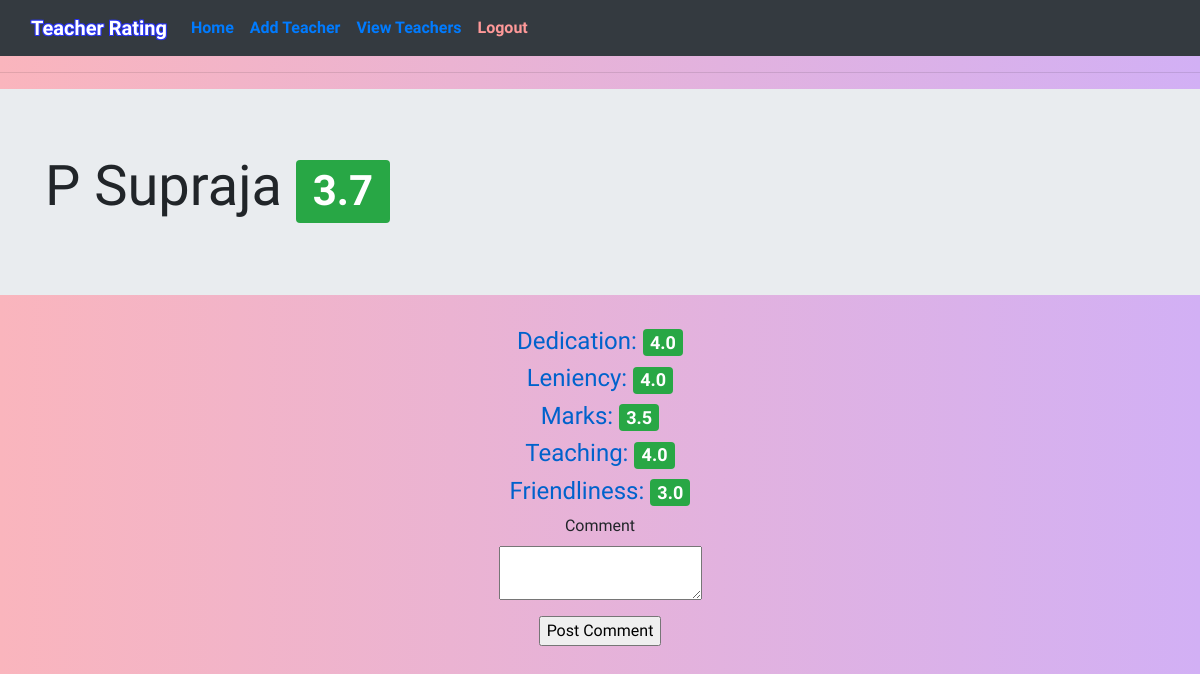
Page /teacher/1 (signed in) on the committed database.
### app/models.py (models this page shows, shortened)
class Teacher(db.Model):
    id = db.Column(db.Integer, primary_key=True)
    first_name = db.Column(db.String(64), index=True)
    last_name = db.Column(db.String(64), index=True)
    dept = db.Column(db.String(64), index=True)
    overall_score = db.Column(db.Float, default=0.0)
    dedication_score = db.Column(db.Float, default=0.0)
    leniency_score = db.Column(db.Float, default=0.0)
    marks_score = db.Column(db.Float, default=0.0)
    teaching_score = db.Column(db.Float, default=0.0)
    friendliness_score = db.Column(db.Float, default=0.0)
    created_at = db.Column(db.DateTime, index=True, default=datetime.utcnow)
    created_by = db.Column(db.Integer, db.ForeignKey('user.id'))

### app/routes.py (the view)
@app.route('/teacher/<teacherId>', methods=['GET', 'POST'])
@login_required
def teacher(teacherId):
    teacher = Teacher.query.filter_by(id=teacherId).first()
    if teacher is not None:
        form = CommentForm()
        if form.validate_on_submit():
            comment = Comment(teacher_id=teacherId,
                              user_id=current_user.id, value=form.comment.data)
            db.session.add(comment)
            db.session.commit()
            flash('Successfully added comment!')
        return render_template('teacher.html', teacher=teacher, form=form)
    flash('Invalid Teacher ID')
    return render_template(url_for('view_teachers'))

### app/forms.py
class CommentForm(FlaskForm):
    comment = TextAreaField('Comment', validators=[Length(min=0, max=140)])
    submit = SubmitField('Post Comment')

### app/models.py (called while the page is built)
@login.user_loader
def load_user(id):
    return User.query.get(int(id))

### app/templates/teacher.html (shortened to what this page needs)
{% extends "base.html" %}
{% block content %}
<div class="jumbotron jumbotron-fluid">
	<div class="container">
		<h1 class="display-4">{{ teacher.first_name }} {{ teacher.last_name }}  <span class="badge badge-success">{{ teacher.overall_score }}</span></h1>
	</div>
</div>
	<div class="container text-center col-md-6">
		<div>
			<h4>Dedication: <span class="badge badge-success">{{ teacher.dedication_score }}</span></h4>
		</div>
		<div>
			<h4>Leniency: <span class="badge badge-success">{{ teacher.leniency_score }}</span></h4>
		</div>
		<div>
			<h4>Marks: <span class="badge badge-success">{{ teacher.marks_score }}</span></h4>
		</div>
		<div>
			<h4>Teaching: <span class="badge badge-success">{{ teacher.teaching_score }}</span></h4>
		</div>
		<div>
			<h4>Friendliness: <span class="badge badge-success">{{ teacher.friendliness_score }}</span></h4>
		</div>
		<form action="" method="post">
		<p>
			{{ form.comment.label }}<br>
			{{ form.comment(size=32) }}
		</p>
		<p>{{ form.submit() }}</p>
	</form>
	</div>
{% endblock %}

### app/static/css/styles.css (style rules this page uses)
body { background: -webkit-linear-gradient(left, #FAB5BD, #D2B0F5); font-family: 'Work Sans', serif; }
h4 { text-align: center; color: #0062cc; }
html { position: relative; min-height: 100%; }
body { margin-bottom: 60px; }

### rows in the picture
Teacher: first_name "P", last_name "Supraja", overall_score "3.7", dedication_score "4.0", leniency_score "4.0", marks_score "3.5", teaching_score "4.0", friendliness_score "3.0"
